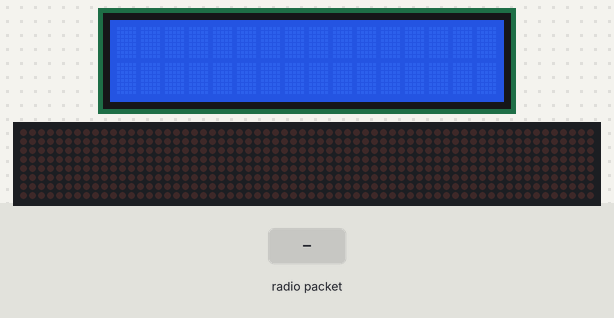
A sketch run on a simulated Arduino Uno, built with avr-gcc and run on an emulated ATmega328P. Shown: 16×2 character LCD, 64×8 LED matrix. The test bench sets the inputs (shaded band). No radio packets arrive unless stated.

Above: at 1.2 s.
1.3 s: radio packet "1" arrives
At 3.5 s:
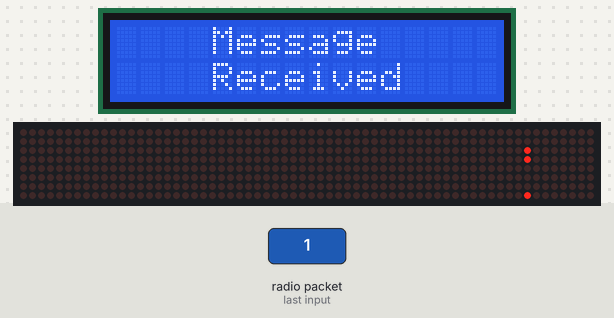
3.8 s: radio packet "0" arrives
At 4.4 s:
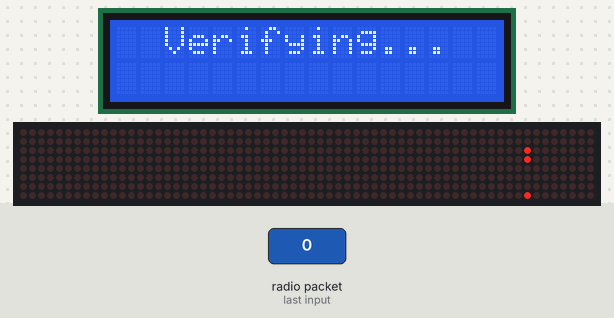
6.3 s: radio packet "2" arrives
At 8.5 s:
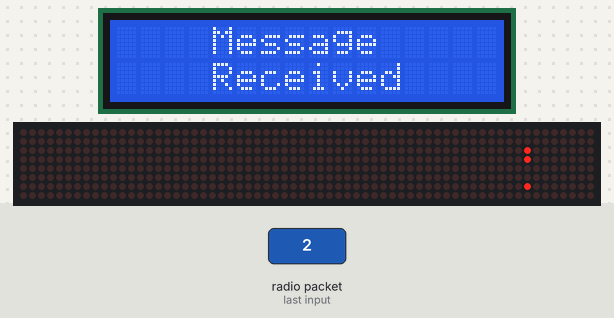
8.8 s: radio packet "1" arrives
At 9.4 s:
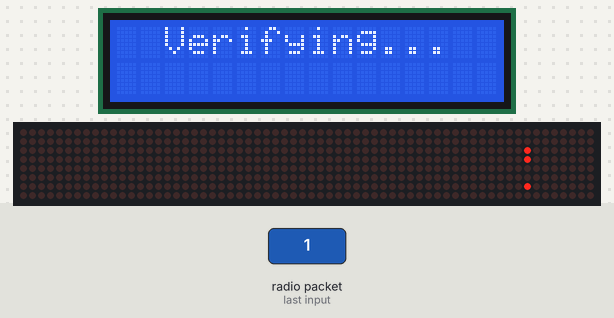
Timing chart, 0 to 11.8 s (numbered marks = the images above; inputs shaded):
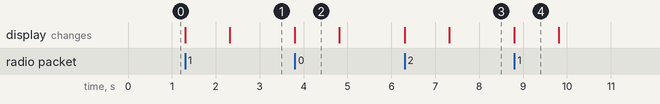

The sketch:

receiver.ino
```cpp
#include <LiquidCrystal.h>
#include <RH_ASK.h>
#include <SPI.h>
#include <LedControl.h>

// led matrix
const uint8_t DIN = 8;
const uint8_t CS = 9;
const uint8_t CLK = 10;
LedControl lc = LedControl(DIN,CLK,CS,0);

// Create Amplitude Shift Keying Object
RH_ASK rf_driver;

// display
const uint8_t RS = 2;
const uint8_t E = 3;
const uint8_t D4 = 4;
const uint8_t D5 = 5;
const uint8_t D6 = 6;
const uint8_t D7 = 7;
LiquidCrystal lcd(RS, E, D4, D5, D6, D7);

void setup()
{

 lcd.begin(16, 2);

 // Setup led mat.
 lc.shutdown(0,false);
 lc.setIntensity(0,15);
 lc.clearDisplay(0);


 rf_driver.init();

}
uint8_t buf[8];
uint8_t buflen = sizeof(buf);
uint8_t i = 0;
void loop()
{
    // Set buffer to size of expected message
    // Check if received packet is correct size
    if (rf_driver.recv(buf, &buflen))
    {
      lcd.clear();
      lcd.setCursor(2, 0);
      lcd.print("Verifying...");
      delay(1000);
      lcd.clear();
      lcd.setCursor(4, 0);
      lcd.print("Message");
      lcd.setCursor(4,1);
      lcd.print("Received");

      for(i=0; i < 8; i++)
         lc.setColumn(0,i,buf[i]);
    }
}
```

Measured:
- after the input at 1.3 s, the display: first changes at once (image 1 shows a later state)
- after the input at 3.8 s, the display: changes at once (image 2)
- after the input at 6.3 s, the display: first changes at once (image 3 shows a later state)
- after the input at 8.8 s, the display: changes at once (image 4)
- what the display in image 2 shows lasts 1.0 s, from 3.8 s to 4.8 s
